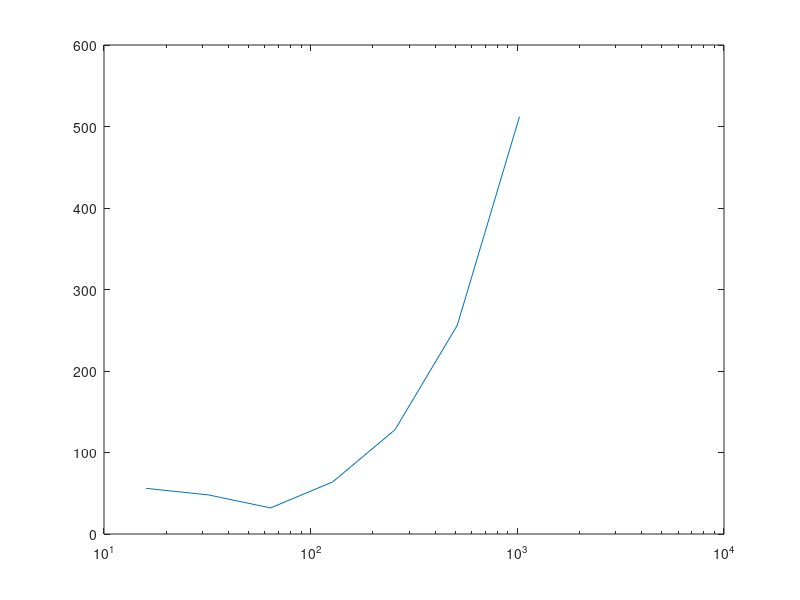

Write MATLAB code to recreate this figure.
function [dinverse1 dexact1] = fft1

m = 4:1:10;
N = 2.^m;
p = 2*pi;

% steps
j1 = 0:1:N(1)-1;
j2 = 0:1:N(2)-1;
j3 = 0:1:N(3)-1;
j4 = 0:1:N(4)-1;
j5 = 0:1:N(5)-1;
j6 = 0:1:N(6)-1;
j7 = 0:1:N(7)-1;

% step size
h1 = 2*pi/N(1);
h2 = 2*pi/N(2);
h3 = 2*pi/N(3);
h4 = 2*pi/N(4);
h5 = 2*pi/N(5);
h6 = 2*pi/N(6);
h7 = 2*pi/N(7);

% uniform grid
x1 = j1*h1;
x2 = j2*h2;
x3 = j3*h3;
x4 = j4*h4;
x5 = j5*h5;
x6 = j6*h6;
x7 = j7*h7;


% f(x) = sin(50x) -> f'(x) = 50*cos(50x)

% value of function at sampled points
func1 = sin(50*x1);
func2 = sin(50*x2);
func3 = sin(50*x3);
func4 = sin(50*x4);
func5 = sin(50*x5);
func6 = sin(50*x6);
func7 = sin(50*x7);

% exact first derivatives
dexact1 = 50*cos(50*x1);
dexact2 = 50*cos(50*x2);
dexact3 = 50*cos(50*x3);
dexact4 = 50*cos(50*x4);
dexact5 = 50*cos(50*x5);
dexact6 = 50*cos(50*x6);
dexact7 = 50*cos(50*x7);

% fourier transform of sampled points
func1fft = fft(func1);
func2fft = fft(func2);
func3fft = fft(func3);
func4fft = fft(func4);
func5fft = fft(func5);
func6fft = fft(func6);
func7fft = fft(func7);

% first derivative approximation
multiple1 = ((2*pi*1i)/p)*[0:1:(N(1)-1)];
dapprox1 = func1fft.*multiple1;

multiple2 = ((2*pi*1i)/p)*[0:1:(N(2)-1)];
dapprox2 = func2fft.*multiple2;

multiple3 = ((2*pi*1i)/p)*[0:1:(N(3)-1)];
dapprox3 = func3fft.*multiple3;

multiple4 = ((2*pi*1i)/p)*[0:1:(N(4)-1)];
dapprox4 = func4fft.*multiple4;

multiple5 = ((2*pi*1i)/p)*[0:1:(N(5)-1)];
dapprox5 = func5fft.*multiple5;

multiple6 = ((2*pi*1i)/p)*[0:1:(N(6)-1)];
dapprox6 = func6fft.*multiple6;

multiple7 = ((2*pi*1i)/p)*[0:1:(N(7)-1)];
dapprox7 = func7fft.*multiple7;

% inverse transform
dinverse1 = ifft(dapprox1);
dinverse2 = ifft(dapprox2);
dinverse3 = ifft(dapprox3);
dinverse4 = ifft(dapprox4);
dinverse5 = ifft(dapprox5);
dinverse6 = ifft(dapprox6);
dinverse7 = ifft(dapprox7);



% error
error1 = max(abs(dexact1 - dinverse1));
error2 = max(abs(dexact2 - dinverse2));
error3 = max(abs(dexact3 - dinverse3));
error4 = max(abs(dexact4 - dinverse4));
error5 = max(abs(dexact5 - dinverse5));
error6 = max(abs(dexact6 - dinverse6));
error7 = max(abs(dexact7 - dinverse7));

errorvec = [error1 error2 error3 error4 error5 error6 error7];


plot (N, errorvec)

semilogx(N , errorvec)

end

% 
% 
% function [transform] = fastfourier(x)
%     len = length(x);
%     transform = zeros(1,len);
%     
%     % base case
%     if len == 1
%         transform(1) = x(1);
%         return;
%         
%     % otherwise recurse    
%     else
%         halfLen = len/2;
%         even = zeros(1,halfLen);
%         odd = zeros(1,halfLen);
%         
%         % split the dfs into even and odd parts
%         for i = 0:halfLen-1
%             even(i+1) = x(2*(i+1));
%             odd (i+1) = x(2*(i+1)-1);
%         end
%         
%         % compute partial solutions
%         even = fastfourier(even);
%         odd = fastfourier(odd);
%         
%         % combine solutions
%         for k = 0:halfLen-1
%             omega = exp(-2*pi*i*(k+1)/len);
%             transform(k+1) = even(k+1) + omega * odd(k+1);
%             transform(k+1+halfLen) = even(k+1)- omega * odd(k+1);
%             return;
%         end
%     end
% end



        
      
        
    

    



